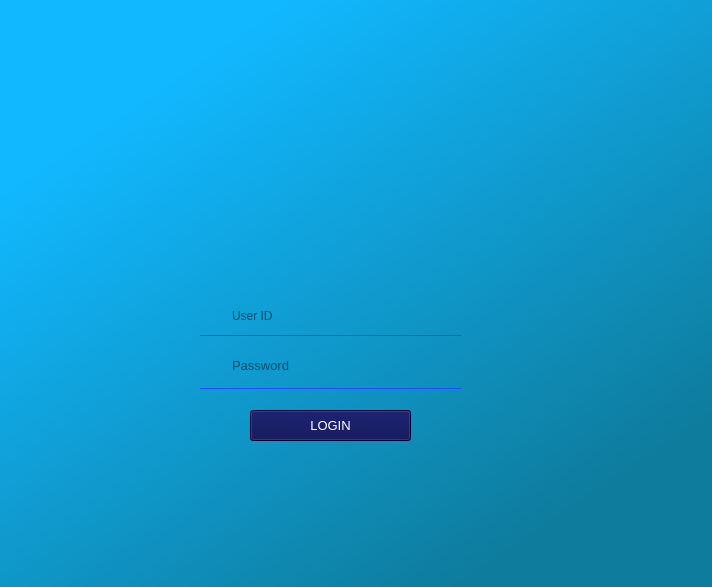
<?xml version="1.0" encoding="UTF-8"?>
<ui version="4.0">
 <class>Login</class>
 <widget class="QWidget" name="Login">
  <property name="geometry">
   <rect>
    <x>0</x>
    <y>0</y>
    <width>712</width>
    <height>587</height>
   </rect>
  </property>
  <property name="contextMenuPolicy">
   <enum>Qt::DefaultContextMenu</enum>
  </property>
  <property name="windowTitle">
   <string>Form</string>
  </property>
  <property name="styleSheet">
   <string notr="true">background-color: qlineargradient(spread:pad, x1:0.0847458, y1:0.04, x2:0.788, y2:0.897727, stop:0.152542 rgba(17, 184, 255, 255), stop:0.988701 rgba(14, 124, 157, 255))</string>
  </property>
  <widget class="QPushButton" name="btn_login">
   <property name="geometry">
    <rect>
     <x>250</x>
     <y>410</y>
     <width>161</width>
     <height>31</height>
    </rect>
   </property>
   <property name="font">
    <font>
     <family>Segoe UI</family>
     <pointsize>10</pointsize>
    </font>
   </property>
   <property name="styleSheet">
    <string notr="true">background-color:rgb(0, 4, 76);
color:white;</string>
   </property>
   <property name="text">
    <string>LOGIN</string>
   </property>
  </widget>
  <widget class="QLineEdit" name="senha">
   <property name="geometry">
    <rect>
     <x>230</x>
     <y>355</y>
     <width>231</width>
     <height>21</height>
    </rect>
   </property>
   <property name="font">
    <font>
     <pointsize>10</pointsize>
    </font>
   </property>
   <property name="styleSheet">
    <string notr="true">border:0;
background:transparent;</string>
   </property>
   <property name="inputMethodHints">
    <set>Qt::ImhNone</set>
   </property>
   <property name="placeholderText">
    <string>Password</string>
   </property>
  </widget>
  <widget class="QLabel" name="lock">
   <property name="geometry">
    <rect>
     <x>200</x>
     <y>360</y>
     <width>21</width>
     <height>16</height>
    </rect>
   </property>
   <property name="styleSheet">
    <string notr="true">background:transparent;</string>
   </property>
   <property name="text">
    <string/>
   </property>
   <property name="pixmap">
    <pixmap>../../../Desktop/icons/lock_resized.png</pixmap>
   </property>
  </widget>
  <widget class="Line" name="line">
   <property name="geometry">
    <rect>
     <x>200</x>
     <y>320</y>
     <width>261</width>
     <height>31</height>
    </rect>
   </property>
   <property name="font">
    <font>
     <weight>50</weight>
     <bold>false</bold>
    </font>
   </property>
   <property name="styleSheet">
    <string notr="true">color:rgb(29, 78, 255);
background:transparent;</string>
   </property>
   <property name="frameShadow">
    <enum>QFrame::Plain</enum>
   </property>
   <property name="lineWidth">
    <number>1</number>
   </property>
   <property name="midLineWidth">
    <number>0</number>
   </property>
   <property name="orientation">
    <enum>Qt::Horizontal</enum>
   </property>
  </widget>
  <widget class="QLineEdit" name="user">
   <property name="geometry">
    <rect>
     <x>230</x>
     <y>305</y>
     <width>231</width>
     <height>21</height>
    </rect>
   </property>
   <property name="styleSheet">
    <string notr="true">border:0;
background:transparent;
</string>
   </property>
   <property name="text">
    <string/>
   </property>
   <property name="placeholderText">
    <string>User ID</string>
   </property>
  </widget>
  <widget class="QLabel" name="letter">
   <property name="geometry">
    <rect>
     <x>200</x>
     <y>310</y>
     <width>21</width>
     <height>21</height>
    </rect>
   </property>
   <property name="styleSheet">
    <string notr="true">background:transparent;</string>
   </property>
   <property name="text">
    <string/>
   </property>
   <property name="pixmap">
    <pixmap>../../../Desktop/icons/letter_resized.png</pixmap>
   </property>
  </widget>
  <widget class="Line" name="line_2">
   <property name="geometry">
    <rect>
     <x>200</x>
     <y>380</y>
     <width>261</width>
     <height>16</height>
    </rect>
   </property>
   <property name="font">
    <font>
     <weight>50</weight>
     <bold>false</bold>
    </font>
   </property>
   <property name="styleSheet">
    <string notr="true">color:rgb(29, 78, 255);
background:transparent;</string>
   </property>
   <property name="frameShadow">
    <enum>QFrame::Plain</enum>
   </property>
   <property name="lineWidth">
    <number>1</number>
   </property>
   <property name="midLineWidth">
    <number>0</number>
   </property>
   <property name="orientation">
    <enum>Qt::Horizontal</enum>
   </property>
  </widget>
  <widget class="QLabel" name="label_3">
   <property name="geometry">
    <rect>
     <x>270</x>
     <y>160</y>
     <width>141</width>
     <height>131</height>
    </rect>
   </property>
   <property name="styleSheet">
    <string notr="true">background:transparent;</string>
   </property>
   <property name="text">
    <string/>
   </property>
   <property name="pixmap">
    <pixmap>../../../Desktop/icons/user.png</pixmap>
   </property>
  </widget>
 </widget>
 <resources/>
 <connections/>
</ui>
